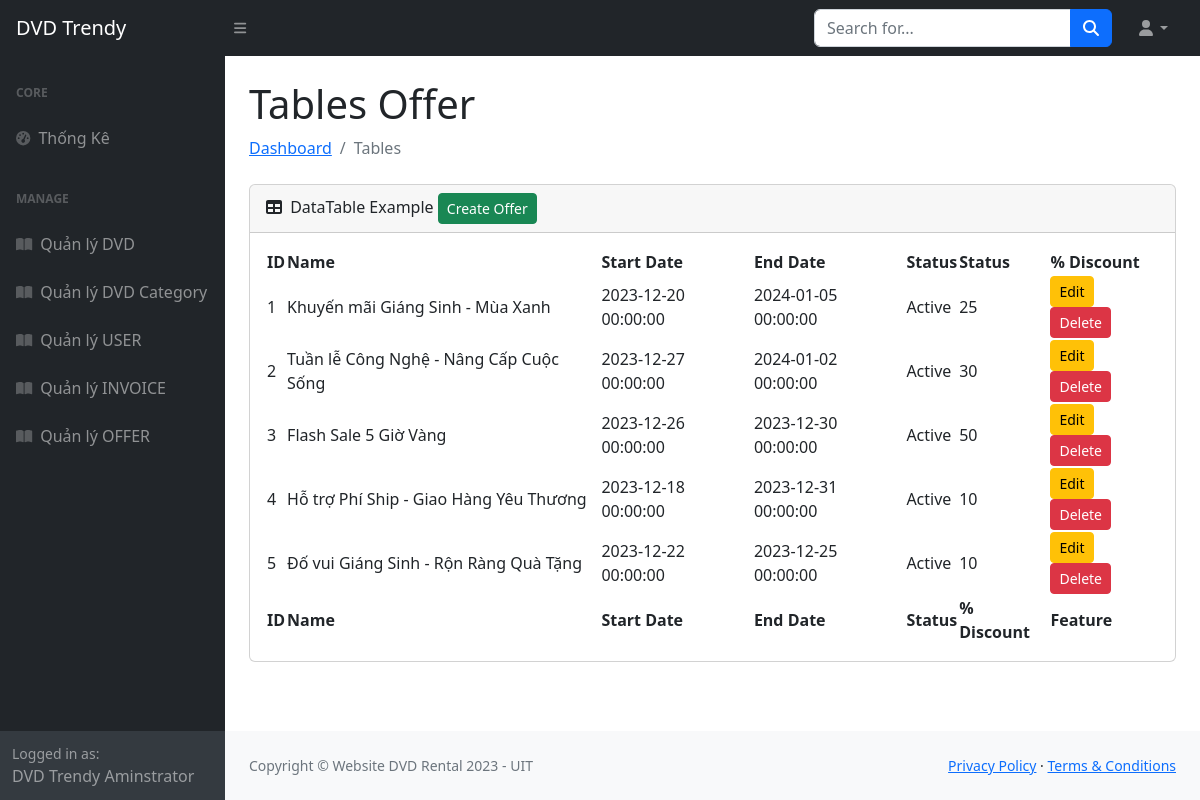
Page /manage_offer.php on the committed database.
### tables this page shows
CREATE TABLE `OFFER` (
  `id` integer PRIMARY KEY AUTO_INCREMENT,
  `name` varchar(100),
  `offerimage` varchar(255),
  `start_date` datetime,
  `end_date` datetime,
  `status` varchar(50),
  `code` varchar(50),
  `discount_percentage` int 
);

### database/dbhelper.php (called while the page is built, shortened)
<?php
function execute_result($sql){
    $result = null;
    $conn = mysqli_connect(HOST, USERNAME, PASSWORD, DATABASE);
    $resultset = mysqli_query($conn, $sql);
    while ($row = mysqli_fetch_assoc($resultset)) {
        $result[]=$row;
    }
    return $result;
}
?>

### manage_offer.php (the view, shortened to what this page needs)
<?php
require('includes/header.php');
require('includes/navbar.php');
require('includes/sidebar.php');
require_once('database/dbhelper.php');
$sql = "SELECT * FROM OFFER";
$offerList = execute_result($sql);
?>
<main>
    <div class="container-fluid px-4">
        <h1 class="mt-4">Tables Offer</h1>
        <ol class="breadcrumb mb-4">
            <li class="breadcrumb-item"><a href="index.html">Dashboard</a></li>
            <li class="breadcrumb-item active">Tables</li>
        </ol>
        <div class="card mb-4">
            <div class="card-header">
                <i class="fas fa-table me-1"></i>
                DataTable Example
                <button type='button' class='btn btn-success btn-sm' onclick='openCreateOfferModal();'>Create Offer</button>
            </div>
            <div class="card-body">
                <table id="datatablesSimple">
                    <thead>
                        <tr>
                            <th>ID</th>
                            <th>Name</th>
                            <th>Start Date</th>
                            <th>End Date</th>
                            <th>Status</th>
                            <th>Status</th>
                            <th>% Discount</th>
                        </tr>
                    </thead>
                    <tfoot>
                        <tr>
                            <th>ID</th>
                            <th>Name</th>
                            <th>Start Date</th>
                            <th>End Date</th>
                            <th>Status</th>
                            <th>% Discount</th>
                            <th>Feature</th>
                        </tr>
                    </tfoot>
                    <tbody>
                        <?php
                        foreach ($offerList as $offer) {
                            echo "<tr>";
                            echo "<td>{$offer['id']}</td>";
                            echo "<td>{$offer['name']}</td>";
                            echo "<td>{$offer['start_date']}</td>";
                            echo "<td>{$offer['end_date']}</td>";
                            echo "<td>{$offer['status']}</td>";
                            echo "<td>{$offer['discount_percentage']}</td>";
                            echo "<td>
                                    <button type='button' class='btn btn-warning btn-sm' data-bs-toggle='modal' data-bs-target='#editOfferModal'
                                            onclick='openEditModal_Offer(
                                                {$offer['id']},
                                                \"{$offer['name']}\",
                                                \"{$offer['offerimage']}\",
                                                \"{$offer['start_date']}\",
                                                \"{$offer['end_date']}\",
                                                \"{$offer['status']}\",
                                                {$offer['discount_percentage']});'>
                                    Edit
                                    </button>
                                    <button type='button' class='btn btn-danger btn-sm' onclick='feature_delete({$offer['id']},5)'>Delete</button>
                                </td>";
                            echo "</tr>";
                        }
                        ?>
                    </tbody>
                </table>
            </div>
        </div>
    </div>
</main>
<?php
require('includes/footer.php');
?>

### rows in the picture
offer: id "1", name "Khuyến mãi Giáng Sinh - Mùa Xanh", start_date "2023-12-20 00:00:00", end_date "2024-01-05 00:00:00", status "Active", discount_percentage "25"
offer: id "2", name "Tuần lễ Công Nghệ - Nâng Cấp Cuộc Sống", start_date "2023-12-27 00:00:00", end_date "2024-01-02 00:00:00", status "Active", discount_percentage "30"
offer: id "3", name "Flash Sale 5 Giờ Vàng", start_date "2023-12-26 00:00:00", end_date "2023-12-30 00:00:00", status "Active", discount_percentage "50"
offer: id "4", name "Hỗ trợ Phí Ship - Giao Hàng Yêu Thương", start_date "2023-12-18 00:00:00", end_date "2023-12-31 00:00:00", status "Active", discount_percentage "10"
offer: id "5", name "Đố vui Giáng Sinh - Rộn Ràng Quà Tặng", start_date "2023-12-22 00:00:00", end_date "2023-12-25 00:00:00", status "Active", discount_percentage "10"
